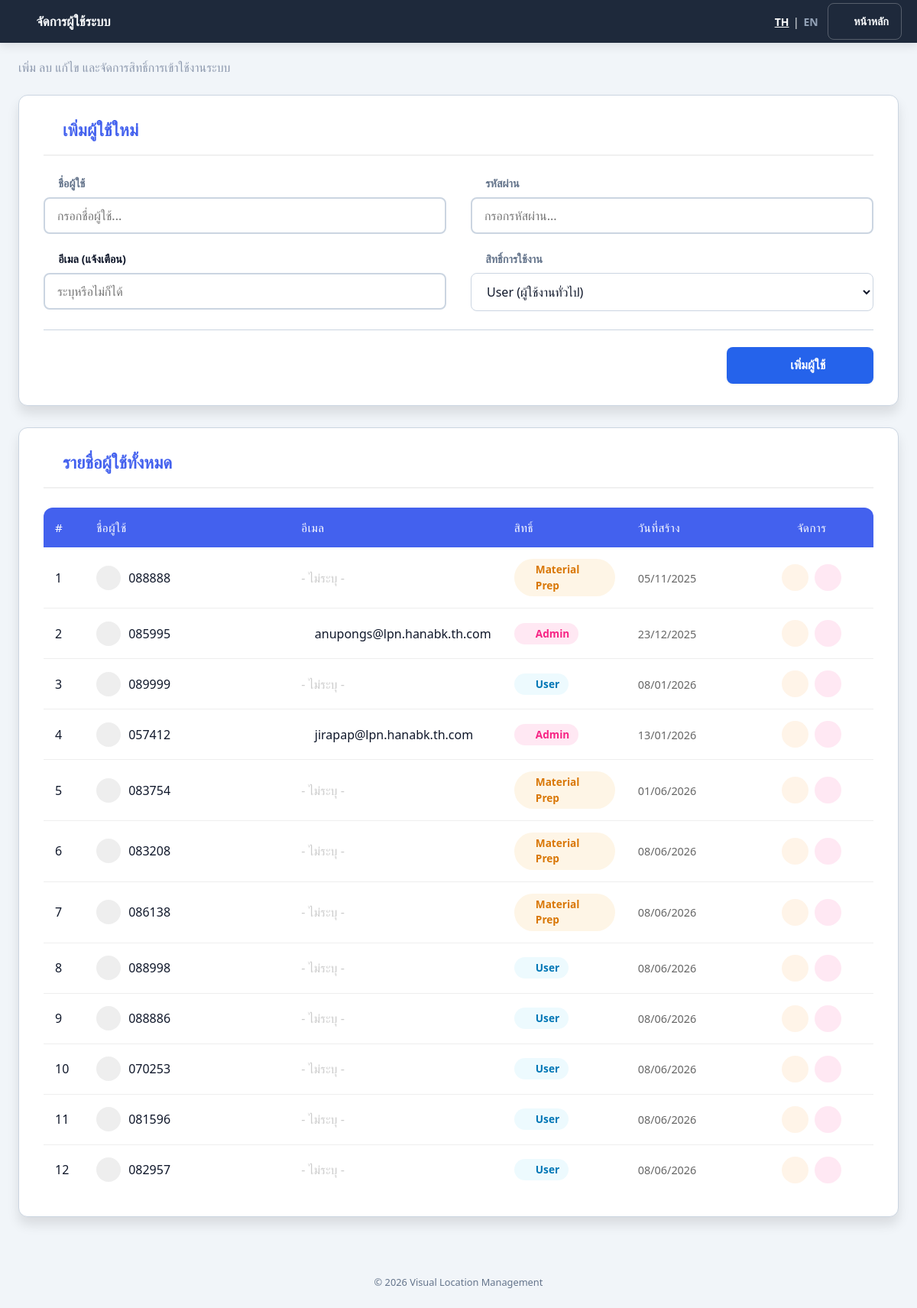
/visual_inventory/public/manage_users.php (signed in), run on the app's committed database.
### tables this page shows
CREATE TABLE `users` (
  `id` int(11) NOT NULL COMMENT 'รหัสผู้ใช้ (PK)',
  `username` varchar(100) NOT NULL COMMENT 'ชื่อผู้ใช้งาน (Login)',
  `password` varchar(255) NOT NULL COMMENT 'รหัสผ่าน (เข้ารหัสแล้ว)',
  `role` enum('admin','user','material_prep') DEFAULT 'user',
  `created_at` timestamp NOT NULL DEFAULT current_timestamp() COMMENT 'วันเวลาที่สร้างบัญชี',
  `email` varchar(255) DEFAULT NULL COMMENT 'อีเมล',
  `remark` text DEFAULT NULL COMMENT 'หมายเหตุ เช่น แผนก, ตำแหน่ง'
);

### visual_inventory/config/language.php (called while the page is built, shortened)
<?php
$lang_code = $_SESSION['lang'];
$lang_file = __DIR__ . "/../languages/{$lang_code}.php";
if (file_exists($lang_file)) {
    $translations = require($lang_file);
} else {
    $translations = require(__DIR__ . "/../languages/th.php");
}
function __($key)
{
    global $translations;
    return $translations[$key] ?? $key;
}
?>

### visual_inventory/public/manage_users.php (the view, shortened to what this page needs)
<?php
require_once("../config/condb.php");
$editKey = false;
$editUser = [];
$result = $condb->query("SELECT * FROM users ORDER BY id ASC");
$page_title = __('logout') == 'Logout' ? 'Manage Users' : 'จัดการผู้ใช้ระบบ';
$page_icon = 'fa-users-cog';
$show_home = true;
?>
<!DOCTYPE html>
<html lang="<?= htmlspecialchars($_SESSION['lang'] ?? 'th') ?>">
<head>
    <link href="plugins/google-fonts/fonts.css" rel="stylesheet">
    <link rel="stylesheet" href="plugins/font-awesome/all.css">
        <link rel="stylesheet" href="assets/factory.css?v=20260611">
    <link rel="stylesheet" href="assets/pages-common.css?v=20260607">
    <link rel="stylesheet" href="assets/pages/manage-users.css?v=20260610">
</head>
<body class="factory-app factory-manage-users">
<?php require __DIR__ . '/includes/layout_header.php'; ?>
<main class="fx-main">
    <div class="container">
        <p class="subtitle" style="margin:0 0 1.5rem;color:var(--text-secondary);">
            <?= __('logout') == 'Logout' ? 'Add, Delete, Edit and Manage system permissions' : 'เพิ่ม ลบ แก้ไข และจัดการสิทธิ์การเข้าใช้งานระบบ' ?>
        </p>
        <div class="card" id="userForm">
            <div class="card-header">
                <div class="card-header-title">
                    <?php if ($editKey): ?>
                        <i class="fas fa-user-edit"></i>
                        <h3><?= __('logout') == 'Logout' ? 'Edit User' : 'แก้ไขข้อมูลผู้ใช้' ?></h3>
                        <span class="mode-badge">Edit Mode</span>
                    <?php else: ?>
                        <i class="fas fa-user-plus"></i>
                        <h3><?= __('logout') == 'Logout' ? 'Add New User' : 'เพิ่มผู้ใช้ใหม่' ?></h3>
                    <?php endif; ?>
                </div>
            </div>
            <form method="POST" action="manage_users">
                <div class="mu-form-grid">
                    <div class="form-group">
                        <label class="fx-field-label"><i class="fas fa-user" aria-hidden="true"></i>
                            <?= __('logout') == 'Logout' ? 'Username' : 'ชื่อผู้ใช้' ?></label>
                        <input type="text" name="username" id="username" class="form-control mu-input"
                            placeholder="<?= __('logout') == 'Logout' ? 'Enter username...' : 'กรอกชื่อผู้ใช้...' ?>"
                            value="<?= $editKey ? htmlspecialchars($editUser['username']) : '' ?>" required autofocus>
                    </div>
                    <div class="form-group">
                        <label class="fx-field-label"><i class="fas fa-key" aria-hidden="true"></i> <?= __('logout') == 'Logout' ? 'Password' : 'รหัสผ่าน' ?>
                            <?= $editKey ? '<small class="mu-label-hint">(' . (__('logout') == 'Logout' ? 'leave blank to keep current' : 'เว้นว่างหากไม่ต้องการเปลี่ยน') . ')</small>' : '' ?></label>
                        <input type="password" name="password" class="form-control mu-input"
                            placeholder="<?= $editKey ? (__('logout') == 'Logout' ? 'Enter new password...' : 'กรอกหากต้องการเปลี่ยนรหัสผ่าน...') : (__('logout') == 'Logout' ? 'Enter password...' : 'กรอกรหัสผ่าน...') ?>"
                            <?= $editKey ? '' : 'required' ?>>
                    </div>
                    <div class="form-group">
                        <label class="fx-field-label"><i class="fas fa-envelope" aria-hidden="true"></i>
                            <?= __('logout') == 'Logout' ? 'Email (Notification)' : 'อีเมล (แจ้งเตือน)' ?></label>
                        <input type="email" name="email" id="emailInput" class="form-control mu-input"
                            placeholder="example@email.com"
                            value="<?= $editKey ? htmlspecialchars($editUser['email']) : '' ?>">
                    </div>
                    <div class="form-group">
                        <label class="fx-field-label"><i class="fas fa-user-shield" aria-hidden="true"></i>
                            <?= __('logout') == 'Logout' ? 'Permission / Role' : 'สิทธิ์การใช้งาน' ?></label>
                        <select name="role" id="roleSelect" class="form-control mu-input">
                            <option value="user" <?= ($editKey && $editUser['role'] == 'user') ? 'selected' : '' ?>>User
                                (<?= __('logout') == 'Logout' ? 'General User' : 'ผู้ใช้งานทั่วไป' ?>)</option>
                        </select>
                    </div>
                </div>
                <div class="mu-form-actions">
                    <?php if ($editKey): ?>
                        <button type="submit" name="update_user" class="btn-submit btn-update">
                            <i class="fas fa-save"></i> <?= __('logout') == 'Logout' ? 'Save Changes' : 'บันทึกการแก้ไข' ?>
                        </button>
                    <?php else: ?>
                        <button type="submit" name="add_user" class="btn-submit">
                            <i class="fas fa-plus-circle"></i> <?= __('logout') == 'Logout' ? 'Add User' : 'เพิ่มผู้ใช้' ?>
                        </button>
                    <?php endif; ?>
                </div>
            </form>
        </div>
        <div class="card">
            <div class="card-header">
                <div class="card-header-title">
                    <i class="fas fa-list"></i>
                    <h3><?= __('logout') == 'Logout' ? 'All Users' : 'รายชื่อผู้ใช้ทั้งหมด' ?></h3>
                </div>
            </div>
            <div class="table-responsive">
                <table>
                    <thead>
                        <tr>
                            <th width="5%">#</th>
                            <th width="25%"><?= __('logout') == 'Logout' ? 'Username' : 'ชื่อผู้ใช้' ?></th>
                            <th width="25%"><?= __('logout') == 'Logout' ? 'Email' : 'อีเมล' ?></th>
                            <th width="15%"><?= __('logout') == 'Logout' ? 'Role' : 'สิทธิ์' ?></th>
                            <th width="15%"><?= __('logout') == 'Logout' ? 'Created At' : 'วันที่สร้าง' ?></th>
                            <th width="15%" style="text-align: center;">
                                <?= __('logout') == 'Logout' ? 'Action' : 'จัดการ' ?>
                            </th>
                        </tr>
                    </thead>
                    <tbody>
                        <?php
                        $i = 1;
                        while ($row = $result->fetch_assoc()):
                            ?>
                            <tr
                                style="<?= ($editKey && $editUser['id'] == $row['id']) ? 'background-color: #fff3cd;' : '' ?>">
                                <td><?= $i++ ?></td>
                                <td>
                                    <div style="display: flex; align-items: center;">
                                        <div
                                            style="width: 32px; height: 32px; background: #eee; border-radius: 50%; display: flex; align-items: center; justify-content: center; margin-right: 10px; color: #666;">
                                            <i class="fas fa-user"></i>
                                        </div>
                                        <?= htmlspecialchars($row['username']) ?>
                                    </div>
                                </td>
                                <td>
                                    <?php if (!empty($row['email'])): ?>
                                        <span style="display: flex; align-items: center; gap: 5px;">
                                            <i class="far fa-envelope" style="color: #bbb;"></i>
                                            <?= htmlspecialchars($row['email']) ?>
                                        </span>
                                    <?php else: ?>
                                        <span style="color: #ccc;">-
                                            <?= __('logout') == 'Logout' ? 'Not specified' : 'ไม่ระบุ' ?> -</span>
                                    <?php endif; ?>
                                </td>
                                <td>
                                    <?php if ($row['role'] == 'admin'): ?>
                                        <span class="badge badge-admin"><i class="fas fa-shield-alt"></i> Admin</span>
                                    <?php elseif ($row['role'] == 'material_prep'): ?>
                                        <span class="badge badge-user" style="background: rgba(245, 158, 11, 0.1); color: #d97706;"><i class="fas fa-dolly"></i> Material Prep</span>
                                    <?php else: ?>
                                        <span class="badge badge-user"><i class="fas fa-user"></i> User</span>
                                    <?php endif; ?>
                                </td>
                                <td><span
                                        style="font-size: 0.9em; color: #666;"><?= date('d/m/Y', strtotime($row['created_at'])) ?></span>
                                </td>
                                <td>
                                    <div class="action-group">
                                        <a href="?edit=<?= $row['id'] ?>#userForm" class="btn-icon btn-edit"
                                            title="<?= __('logout') == 'Logout' ? 'Edit' : 'แก้ไข' ?>">
                                            <i class="fas fa-edit"></i>
                                        </a>
                                        <a href="?delete=<?= $row['id'] ?>" class="btn-icon btn-delete"
                                            onclick="return confirm('<?= __('logout') == 'Logout' ? 'Are you sure you want to delete user ' : 'ต้องการลบผู้ใช้ ' ?><?= htmlspecialchars($row['username']) ?> ?')"
                                            title="<?= __('logout') == 'Logout' ? 'Delete' : 'ลบ' ?>">
                                            <i class="fas fa-trash-alt"></i>
                                        </a>
                                    </div>
                                </td>
                            </tr>
                        <?php endwhile; ?>
                    </tbody>
                </table>
            </div>
        </div>
    </div>
</main>
<?php require __DIR__ . '/includes/layout_footer.php'; ?>
</body>
</html>

### visual_inventory/public/includes/layout_header.php (shortened to what this page needs)
<?php
$page_title = $page_title ?? __('dashboard_title');
$page_icon = $page_icon ?? 'fa-warehouse';
$show_home = $show_home ?? true;
$is_dashboard = $is_dashboard ?? false;
$lang = $_SESSION['lang'] ?? 'th';
$langQueryTh = http_build_query(array_merge($_GET, ['lang' => 'th']));
$langQueryEn = http_build_query(array_merge($_GET, ['lang' => 'en']));
?>
<header class="fx-appbar">
    <div class="fx-appbar__brand">
        <i class="fas <?= htmlspecialchars($page_icon) ?>"></i>
        <?php if ($is_dashboard): ?>
            <span><?= __('system_name') ?></span>
        <?php else: ?>
            <h1 class="fx-appbar__title"><?= htmlspecialchars($page_title) ?></h1>
        <?php endif; ?>
    </div>
    <div class="fx-appbar__actions">
        <div class="fx-lang">
            <a href="?<?= htmlspecialchars($langQueryTh) ?>" class="<?= $lang === 'th' ? 'is-active' : '' ?>">TH</a>
            <span>|</span>
            <a href="?<?= htmlspecialchars($langQueryEn) ?>" class="<?= $lang === 'en' ? 'is-active' : '' ?>">EN</a>
        </div>
        <?php if ($show_home && !$is_dashboard): ?>
            <a href="index" class="fx-btn-ghost"><i class="fas fa-home"></i> <?= __('back_to_main') ?></a>
        <?php endif; ?>
    </div>
</header>

### visual_inventory/public/includes/layout_footer.php (shortened to what this page needs)
<footer class="fx-footer">
    &copy; <?= date('Y') ?> <?= htmlspecialchars(__('system_name')) ?>
</footer>

### visual_inventory/public/assets/factory.css (style rules this page uses)
:root { --fx-bg: #f1f5f9; --fx-surface: #ffffff; --fx-header: #1e293b; --fx-header-text: #f8fafc; --fx-text: #0f172a; --fx-text-muted: #64748b; --fx-border: #cbd5e1; --fx-primary: #059669; --fx-primary-hover: #047857; --fx-accent: #2563eb; --fx-accent-hover: #1d4ed8; --fx-success: #059669; --fx-warning: #d97706; --fx-warning-bg: #fef3c7; --fx-danger: #dc2626; --fx-danger-bg: #fee2e2; --fx-radius: 8px; --fx-radius-lg: 12px; --fx-shadow: 0 1px 3px rgba(15, 23, 42, 0.08); --fx-shadow-md: 0 4px 12px rgba(15, 23, 42, 0.1); --fx-font: 'Outfit', 'Sarabun', 'Segoe UI', Tahoma, Arial, system-ui, sans-serif; --fx-touch: 48px; --fx-scan-font: 1.125rem; }
*, *::before, *::after { box-sizing: border-box; }
body.factory-app { margin: 0; min-height: 100vh; font-family: var(--fx-font); font-size: 16px; line-height: 1.5; color: var(--fx-text); background: var(--fx-bg); }
.fx-appbar { background: var(--fx-header); color: var(--fx-header-text); padding: 0 1.25rem; min-height: 56px; display: flex; align-items: center; justify-content: space-between; gap: 1rem; flex-wrap: wrap; box-shadow: var(--fx-shadow-md); }
.fx-appbar__brand { display: flex; align-items: center; gap: 0.75rem; font-weight: 700; font-size: 1rem; white-space: nowrap; }
.fx-appbar__brand i { color: #34d399; font-size: 1.25rem; }
.fx-appbar__title { font-size: 1.05rem; font-weight: 600; margin: 0; color: var(--fx-header-text); }
.factory-app .fx-appbar .fx-appbar__brand { color: var(--fx-header-text); }
.factory-app .fx-appbar .fx-appbar__title, .factory-app .fx-appbar .fx-appbar__brand > span { color: var(--fx-header-text); background: none; -webkit-background-clip: unset; background-clip: unset; -webkit-text-fill-color: currentColor; font-weight: 600; }
.factory-app .fx-appbar .fx-appbar__title { font-size: 1.05rem; margin: 0; }
.fx-footer { padding: 1rem 1.25rem 1.5rem; text-align: center; color: var(--fx-text-muted); font-size: 0.8rem; }
.fx-appbar__actions { display: flex; align-items: center; gap: 0.75rem; flex-wrap: wrap; }
.fx-lang { display: inline-flex; align-items: center; gap: 0.35rem; font-size: 0.875rem; }
.fx-lang a { color: #94a3b8; text-decoration: none; font-weight: 600; }
.fx-lang a.is-active, .fx-lang a:hover { color: #fff; }
.fx-lang a.is-active { text-decoration: underline; }
.fx-btn-ghost { display: inline-flex; align-items: center; gap: 0.4rem; min-height: var(--fx-touch); padding: 0 1rem; border: 1px solid rgba(255, 255, 255, 0.25); border-radius: var(--fx-radius); background: transparent; color: var(--fx-header-text); text-decoration: none; font-weight: 600; font-size: 0.9rem; cursor: pointer; }
.fx-main { max-width: 1280px; margin: 0 auto; padding: 1.25rem; }
.fx-field-label { display: block; margin-bottom: 0.35rem; font-weight: 600; color: var(--fx-text); }
html { -webkit-text-size-adjust: 100%; }
.factory-app { overflow-x: clip; }
.factory-app .container { width: 100%; max-width: 1280px; margin: 0 auto; padding: 0; }
.factory-app label { display: block; margin-bottom: 0.5rem; font-weight: 600; color: var(--fx-text-muted); font-size: 0.9rem; }
.factory-app input[type="text"], .factory-app input[type="number"], .factory-app input[type="datetime-local"], .factory-app input[type="email"], .factory-app input[type="password"], .factory-app select, .factory-app textarea { width: 100%; min-height: var(--fx-touch); padding: 0 1rem; border: 2px solid var(--fx-border); border-radius: var(--fx-radius); font-family: inherit; font-size: 1rem; box-sizing: border-box; background: #fff; color: var(--fx-text); transition: border-color 0.15s, box-shadow 0.15s; }

### data on the page
users: username "088888", shows "ไม่ระบุ", role "material_prep" (drawn), created_at "05/11/2025"
users: username "085995", email "anupongs@lpn.hanabk.th.com", role "admin" (drawn), created_at "23/12/2025"
users: username "089999", shows "ไม่ระบุ", role "user" (drawn), created_at "08/01/2026"
users: username "057412", email "jirapap@lpn.hanabk.th.com", role "admin" (drawn), created_at "13/01/2026"
users: username "083754", shows "ไม่ระบุ", role "material_prep" (drawn), created_at "01/06/2026"
users: username "083208", shows "ไม่ระบุ", role "material_prep" (drawn), created_at "08/06/2026"
users: username "086138", shows "ไม่ระบุ", role "material_prep" (drawn), created_at "08/06/2026"
users: username "088998", shows "ไม่ระบุ", role "user" (drawn), created_at "08/06/2026"
users: username "088886", shows "ไม่ระบุ", role "user" (drawn), created_at "08/06/2026"
users: username "070253", shows "ไม่ระบุ", role "user" (drawn), created_at "08/06/2026"
users: username "081596", shows "ไม่ระบุ", role "user" (drawn), created_at "08/06/2026"
users: username "082957", shows "ไม่ระบุ", role "user" (drawn), created_at "08/06/2026"

### other printed values
$page_title "จัดการผู้ใช้ระบบ"
__('back_to_main') "หน้าหลัก"
__('system_name') "Visual Location Management"
